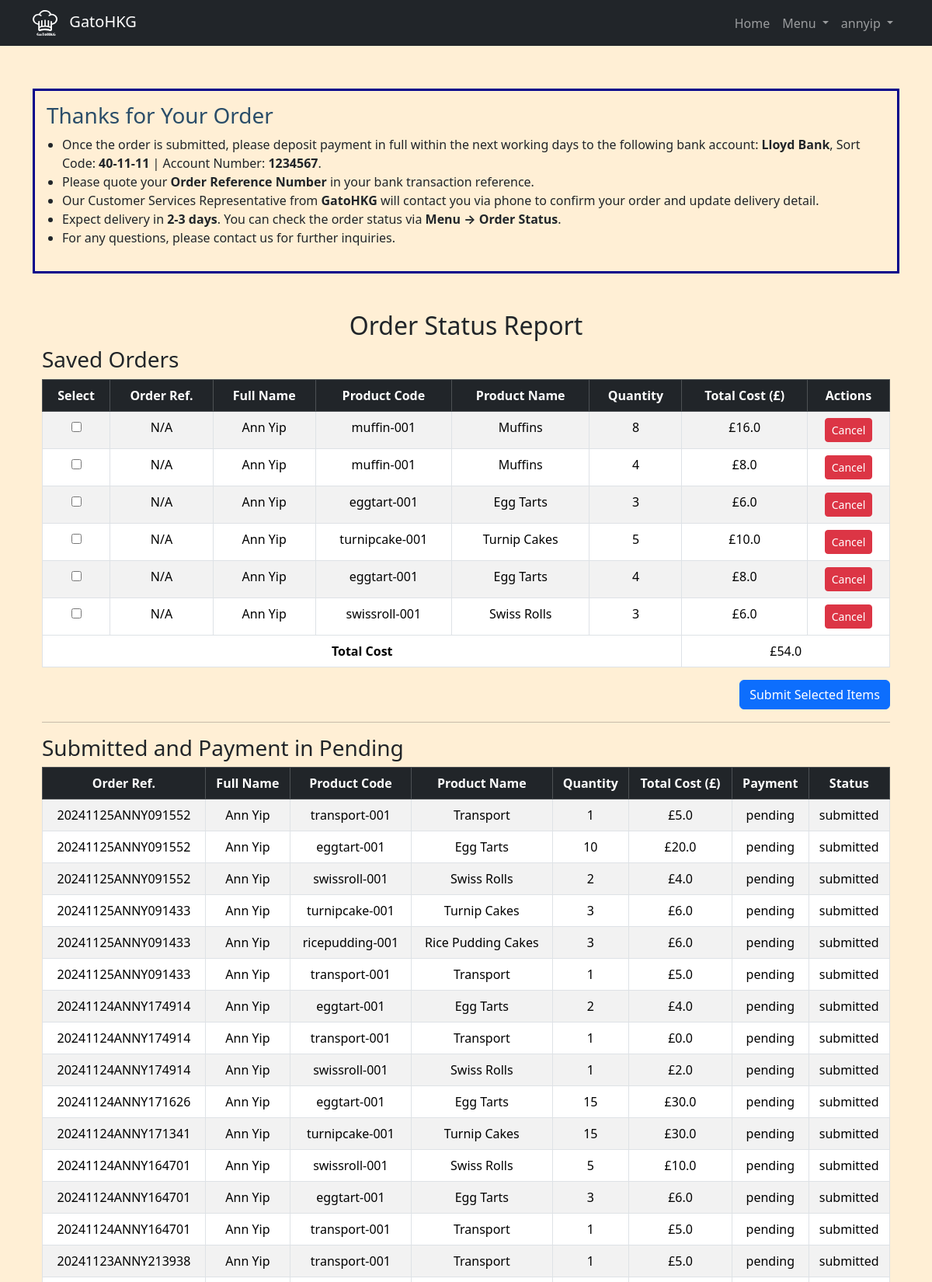
Page /order_status (signed in, upper part) on the committed database.
### tables this page shows
CREATE TABLE users (
    user_id INTEGER PRIMARY KEY AUTOINCREMENT,
    username TEXT NOT NULL UNIQUE,
    hash TEXT NOT NULL,
    full_name TEXT NOT NULL,
    address TEXT NOT NULL,
    mobile TEXT NOT NULL,
    email TEXT NOT NULL,
    authority TEXT NOT NULL DEFAULT 'user'
, user_status TEXT Default 'active');

CREATE TABLE "orders" (
    id INTEGER PRIMARY KEY AUTOINCREMENT,
    user_id INTEGER NOT NULL,
    pd_code TEXT NOT NULL,
    order_quantity INTEGER NOT NULL,
    order_costs REAL NOT NULL,
    order_status TEXT DEFAULT 'saved',
    order_payment TEXT DEFAULT 'pending',
    order_number TEXT,
    order_date TIMESTAMP DEFAULT CURRENT_TIMESTAMP
);

CREATE TABLE products (
    id INTEGER PRIMARY KEY AUTOINCREMENT,
    pd_name TEXT NOT NULL,
    pd_code TEXT NOT NULL UNIQUE, 
    pd_price REAL NOT NULL,
    pd_picture TEXT NOT NULL,
    description TEXT
, pd_status TEXT NOT NULL DEFAULT "active");

### app.py (the view)
@app.route("/order_status", methods=["GET"])
@login_required
def order_status():
    try:
        user_id = session.get("user_id")
        if not user_id:
            flash("Session expired. Please log in.", "warning")
            return redirect("/login")
        orders = db.execute("""
            SELECT orders.id, orders.order_number, users.full_name, products.pd_code, products.pd_name,
                   orders.order_quantity, orders.order_costs, orders.order_status, orders.order_payment
            FROM orders
            JOIN users ON orders.user_id = users.user_id
            JOIN products ON orders.pd_code = products.pd_code
            WHERE orders.user_id = ?
            ORDER BY orders.order_number DESC, orders.order_date DESC
        """, user_id)
        if not orders:
            flash("No orders found.", "info")
            return render_template("order_status.html", saved_orders=[], pending_orders=[], other_orders=[])
        saved_orders = [order for order in orders if order["order_status"] == "saved"]
        pending_orders = [order for order in orders if order["order_status"] == "submitted" and order["order_payment"] == "pending"]
        other_orders = [order for order in orders if order not in saved_orders and order not in pending_orders and order["order_status"] != "cancelled"]
        return render_template("order_status.html", saved_orders=saved_orders, pending_orders=pending_orders, other_orders=other_orders)
    except Exception as e:
        app.logger.error(f"Error fetching order statuses: {e}")
        flash("An error occurred while fetching order statuses. Please try again.", "danger")
        return redirect("/")

### helpers.py (called while the page is built)
def login_required(f):
    @wraps(f)
    def decorated_function(*args, **kwargs):
        if session.get("user_id") is None:
            return redirect("/login")
        return f(*args, **kwargs)
    return decorated_function

def gbp(value):
    if value is None:
        return 0
    return f"£{value:,.1f}"

### templates/order_status.html (shortened to what this page needs)
{% extends "layout.html" %}
{% block main %}
<div class="banner_order">
    <h3 style="color: #2a4d69;">Thanks for Your Order</h3>
    <ul style="list-style-type: disc; padding-left: 20px;">
        <li>Once the order is submitted, please deposit payment in full within the next working days to the following bank account:
            <strong>Lloyd Bank</strong>, Sort Code: <strong>40-11-11</strong> | Account Number: <strong>1234567</strong>.
        </li>
        <li>Please quote your <strong>Order Reference Number</strong> in your bank transaction reference.</li>
        <li>Our Customer Services Representative from <strong>GatoHKG</strong> will contact you via phone to confirm your order and update delivery detail.</li>
        <li>Expect delivery in <strong>2-3 days</strong>. You can check the order status via <strong>Menu &rarr; Order Status</strong>.</li>
        <li>For any questions, please contact us for further inquiries.</li>
    </ul>
</div>
<div class="container mt-5">
    <h2 class="text-center">Order Status Report</h2>
    <h3>Saved Orders</h3>
    {% if saved_orders %}
    <div class="table-responsive">
        <table class="table table-bordered table-striped text-center">
            <thead class="table-dark">
                <tr>
                    <th>Select</th>
                    <th>Order Ref.</th>
                    <th>Full Name</th>
                    <th>Product Code</th>
                    <th>Product Name</th>
                    <th>Quantity</th>
                    <th>Total Cost (£)</th>
                    <th>Actions</th>
                </tr>
            </thead>
            <tbody>
                {% for order in saved_orders %}
                <tr>
                    <td>
                        <input type="checkbox" name="selected_items" form="bulk-submit-form" value="{{ order.id }}">
                    </td>
                    <td>{{ order.order_number or "N/A" }}</td>
                    <td>{{ order.full_name }}</td>
                    <td>{{ order.pd_code }}</td>
                    <td>{{ order.pd_name }}</td>
                    <td>{{ order.order_quantity }}</td>
                    <td>{{ order.order_costs | gbp }}</td>
                    <td>
                        <form action="/cancel_order/{{ order.id }}" method="POST" style="display: inline;">
                            <button type="submit" class="btn btn-danger btn-sm">Cancel</button>
                        </form>
                    </td>
                </tr>
                {% endfor %}
            </tbody>
            <tfoot>
                <tr>
                    <td colspan="6"><strong>Total Cost</strong></td>
                    <td colspan="2">{{ saved_orders | sum(attribute='order_costs') | gbp }}</td>
                </tr>
            </tfoot>
        </table>
    </div>
    <div class="text-end">
        <form action="/submit_saved_orders" method="POST" id="bulk-submit-form">
            <button type="submit" class="btn btn-primary">Submit Selected Items</button>
        </form>
    </div>
    {% else %}
    <p>No saved orders found.</p>
    {% endif %}
    <hr>
    <h3>Submitted and Payment in Pending</h3>
    {% if pending_orders %}
    <div class="table-responsive">
        <table class="table table-bordered table-striped text-center">
            <thead class="table-dark">
                <tr>
                    <th>Order Ref.</th>
                    <th>Full Name</th>
                    <th>Product Code</th>
                    <th>Product Name</th>
                    <th>Quantity</th>
                    <th>Total Cost (£)</th>
                    <th>Payment</th>
                    <th>Status</th>
                </tr>
            </thead>
            <tbody>
                {% for order in pending_orders %}
                <tr>
                    <td>{{ order.order_number }}</td>
                    <td>{{ order.full_name }}</td>
                    <td>{{ order.pd_code }}</td>
                    <td>{{ order.pd_name }}</td>
                    <td>{{ order.order_quantity }}</td>
                    <td>{{ order.order_costs | gbp }}</td>
                    <td>{{ order.order_payment }}</td>
                    <td>{{ order.order_status }}</td>
                </tr>
                {% endfor %}
            </tbody>
        </table>
    </div>
    {% else %}
    <p>No submitted and pending orders found.</p>
    {% endif %}
</div>
{% endblock %}

### templates/layout.html (shortened to what this page needs)
<!DOCTYPE html>
<html lang="en">
<head>
    <link href="https://cdn.jsdelivr.net/npm/bootstrap@5.3.3/dist/css/bootstrap.min.css" rel="stylesheet"
>
    <link rel="stylesheet" href="{{ url_for('static', filename='style.css') }}">
</head>
<body>
    <header>
        <nav class="navbar navbar-expand-lg navbar-dark bg-dark top-nav">
            <div class="container">
                <a class="navbar-brand" href="/">
                    <img src="{{ url_for('static', filename='img/Gato logo W.svg') }}" class="gato-ico" alt="GatoHKG Logo">
                    GatoHKG
                </a>
                <div class="collapse navbar-collapse" id="navbarSupportedContent">
                    <ul class="navbar-nav ms-auto mb-2 mb-lg-0">
                        <li class="nav-item">
                            <a class="nav-link" href="/">Home</a>
                        </li>
                        {% if session.get('authority') != 'admin' %}
                            <li class="nav-item dropdown">
                                <a class="nav-link dropdown-toggle" href="#" role="button" data-bs-toggle="dropdown" aria-expanded="false">
                                    Menu
                                </a>
                            </li>
                        {% endif %}
                        {% if session.get('user_id') %}
                            <li class="nav-item dropdown">
                                <a class="nav-link dropdown-toggle" href="#" role="button" data-bs-toggle="dropdown" aria-expanded="false">
                                    {{ session['username'] }}
                                </a>
                            </li>
                        {% endif %}
                    </ul>
                </div>
            </div>
        </nav>
    </header>
    <main class="container py-5">
        {% block main %}{% endblock %}
    </main>
</body>
</html>

### static/style.css (style rules this page uses)
body { background-color: papayawhip; padding-top: 50px; padding-bottom: 50px; justify-content: center; }
.top-nav { position: fixed; top: 0; width: 100%; z-index: 1030; }
.gato-ico { width:8%; margin-right: 10px; align-self: flex-start; }
table.table { background-color: white; border-collapse: collapse; }
.banner_order { border: 3px solid darkblue; padding: 15px; margin-bottom: 20px; }

### rows in the picture
users: username "annyip"
orders: order_number "N/A", full_name "Ann Yip", pd_code "muffin-001", pd_name "Muffins", order_quantity "8", order_costs|gbp "£16.0"
orders: order_number "N/A", full_name "Ann Yip", pd_code "muffin-001", pd_name "Muffins", order_quantity "4", order_costs|gbp "£8.0"
orders: order_number "N/A", full_name "Ann Yip", pd_code "eggtart-001", pd_name "Egg Tarts", order_quantity "3", order_costs|gbp "£6.0"
orders: order_number "N/A", full_name "Ann Yip", pd_code "turnipcake-001", pd_name "Turnip Cakes", order_quantity "5", order_costs|gbp "£10.0"
orders: order_number "N/A", full_name "Ann Yip", pd_code "eggtart-001", pd_name "Egg Tarts", order_quantity "4", order_costs|gbp "£8.0"
orders: order_number "N/A", full_name "Ann Yip", pd_code "swissroll-001", pd_name "Swiss Rolls", order_quantity "3", order_costs|gbp "£6.0"
orders: order_number "20241125ANNY091552", full_name "Ann Yip", pd_code "transport-001", pd_name "Transport", order_quantity "1", order_costs|gbp "£5.0", order_payment "pending", order_status "submitted"
orders: order_number "20241125ANNY091552", full_name "Ann Yip", pd_code "eggtart-001", pd_name "Egg Tarts", order_quantity "10", order_costs|gbp "£20.0", order_payment "pending", order_status "submitted"
orders: order_number "20241125ANNY091552", full_name "Ann Yip", pd_code "swissroll-001", pd_name "Swiss Rolls", order_quantity "2", order_costs|gbp "£4.0", order_payment "pending", order_status "submitted"
orders: order_number "20241125ANNY091433", full_name "Ann Yip", pd_code "turnipcake-001", pd_name "Turnip Cakes", order_quantity "3", order_costs|gbp "£6.0", order_payment "pending", order_status "submitted"
orders: order_number "20241125ANNY091433", full_name "Ann Yip", pd_code "ricepudding-001", pd_name "Rice Pudding Cakes", order_quantity "3", order_costs|gbp "£6.0", order_payment "pending", order_status "submitted"
orders: order_number "20241125ANNY091433", full_name "Ann Yip", pd_code "transport-001", pd_name "Transport", order_quantity "1", order_costs|gbp "£5.0", order_payment "pending", order_status "submitted"
orders: order_number "20241124ANNY174914", full_name "Ann Yip", pd_code "eggtart-001", pd_name "Egg Tarts", order_quantity "2", order_costs|gbp "£4.0", order_payment "pending", order_status "submitted"
orders: order_number "20241124ANNY174914", full_name "Ann Yip", pd_code "transport-001", pd_name "Transport", order_quantity "1", order_costs|gbp "£0.0", order_payment "pending", order_status "submitted"
orders: order_number "20241124ANNY174914", full_name "Ann Yip", pd_code "swissroll-001", pd_name "Swiss Rolls", order_quantity "1", order_costs|gbp "£2.0", order_payment "pending", order_status "submitted"
orders: order_number "20241124ANNY171626", full_name "Ann Yip", pd_code "eggtart-001", pd_name "Egg Tarts", order_quantity "15", order_costs|gbp "£30.0", order_payment "pending", order_status "submitted"
orders: order_number "20241124ANNY171341", full_name "Ann Yip", pd_code "turnipcake-001", pd_name "Turnip Cakes", order_quantity "15", order_costs|gbp "£30.0", order_payment "pending", order_status "submitted"
orders: order_number "20241124ANNY164701", full_name "Ann Yip", pd_code "swissroll-001", pd_name "Swiss Rolls", order_quantity "5", order_costs|gbp "£10.0", order_payment "pending", order_status "submitted"
orders: order_number "20241124ANNY164701", full_name "Ann Yip", pd_code "eggtart-001", pd_name "Egg Tarts", order_quantity "3", order_costs|gbp "£6.0", order_payment "pending", order_status "submitted"
orders: order_number "20241124ANNY164701", full_name "Ann Yip", pd_code "transport-001", pd_name "Transport", order_quantity "1", order_costs|gbp "£5.0", order_payment "pending", order_status "submitted"
orders: order_number "20241123ANNY213938", full_name "Ann Yip", pd_code "transport-001", pd_name "Transport", order_quantity "1", order_costs|gbp "£5.0", order_payment "pending", order_status "submitted"

### other values in the picture
{{ saved_orders | sum(attribute='order_costs') | gbp }} "£54.0"
